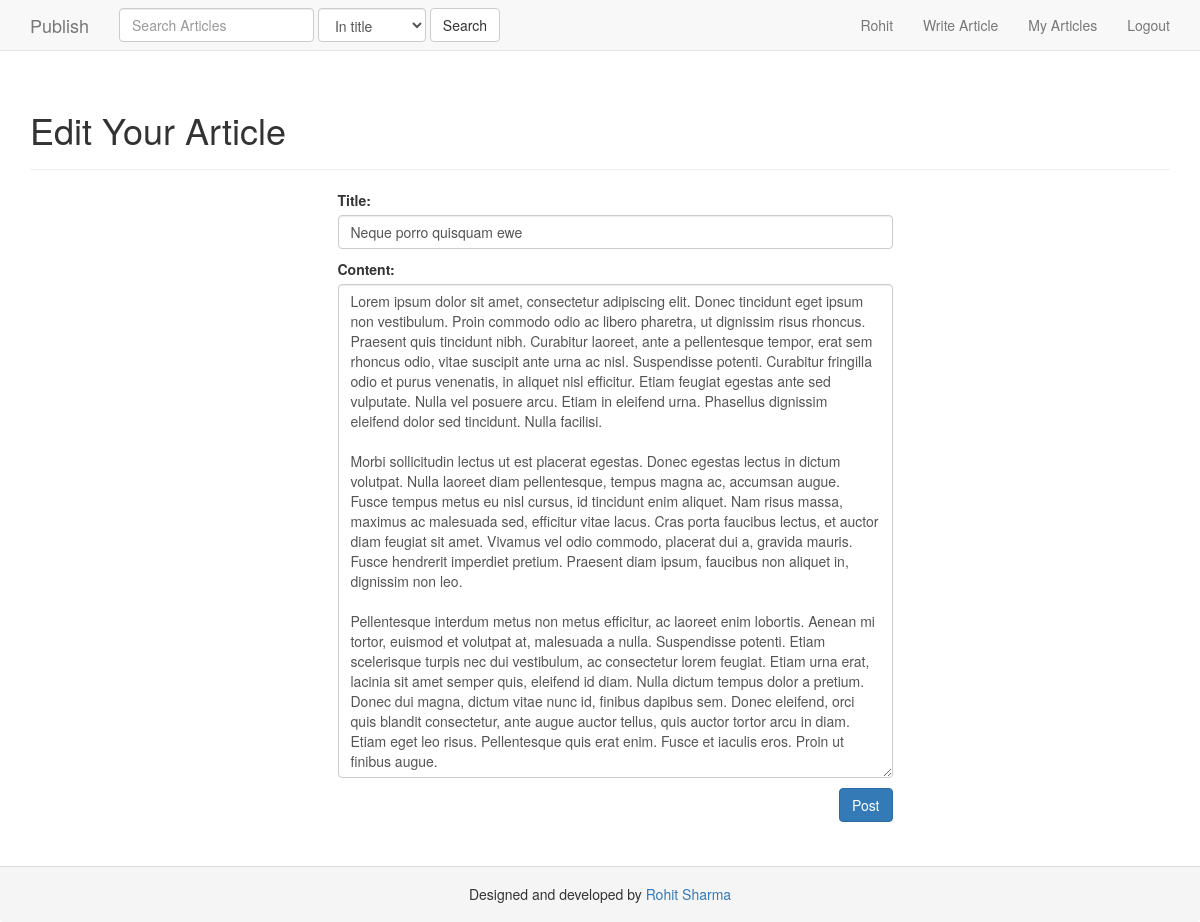
Page /edit/neque-porro-quisquam-est-qui-dolorem-ipsum/ (signed in) on the committed database.
### articles/models.py (models this page shows, shortened)
class Article(models.Model):
	user = models.ForeignKey(User)
	title = models.CharField(max_length=120)
	content = models.TextField(null=True,blank=True)
	slug = models.SlugField(unique=True)
	timestamp = models.DateTimeField(auto_now_add=True,auto_now = False)
	updated = models.DateTimeField(auto_now_add=False,auto_now = True)
	active = models.BooleanField(default=True)
	class Meta:
		unique_together = ('title', 'slug')

### articles/views.py (the view, shortened to what this page needs)
# urls.py: url(r'^edit/(?P<slug>[\w-]+)/',edit_article,name="edit_article"),
@login_required(login_url='/login')
def edit_article(request,slug):
	if request.method == "GET":
		try:
			article = Article.objects.get(slug=slug,user=request.user)
			form = ArticleForm(instance=article)
			context = {'form':form}
			template = "articles/edit.html"
			return render(request,template,context)
		except:
			raise Http404
	else:
		HttpResponseRedirect(reverse("home"))

### articles/models.py (shortened to what this page needs)
class ArticleForm(ModelForm):
	class Meta:
		model = Article
		fields = ['title','content']

### templates/articles/edit.html (shortened to what this page needs)
{% extends "base.html" %}
{% load staticfiles %}
{% block container %}
<div class="page-header">
  <h1>Edit Your Article</h1>
</div>
<div class="container">
	<div class="row">
		<div class="col-sm-3"></div>
			<div class="col-sm-6">
				<form method="POST" action="" class="form">
					{{form.as_p}}
					<input type="submit" class="btn btn-primary pull-right" value="Post"/>
				</form>
			</div>
		<div class="col-sm-3"></div>
{% endblock %}

### templates/navbar.html (shortened to what this page needs)
    <nav class="navbar navbar-default navbar-fixed-top">
      <div class="container">
        <div class="navbar-header">
          <a class="navbar-brand" href="/#">Publish</a>
        </div>
        <div id="navbar" class="navbar-collapse collapse">
          <form class="navbar-form navbar-left" method="GET" role="search" action="{% url 'search_article' %}">
            <div class="form-group">
              <input type="text" class="form-control" placeholder="Search Articles" name='query'>
            </div>
            <div class="form-group">
              <select class="form-control" name="category">
                <option value="title" selected>
                  In title
                </option>
              </select>
            </div>
            <button type="submit" class="btn btn-default">Search</button>
          </form>
           <ul class="nav navbar-nav navbar-right">
              {% if user.is_authenticated %}
                <li><a href="{% url 'user_home' %}">{{user|title}}</a></li>
                <li><a href="{% url 'user_home' %}">Write Article</a></li>
                <li><a href="{% url 'my_articles' %}">My Articles</a></li>
                <li><a href="{% url 'logout_view' %}">Logout</a></li>
              {% else %}
                <li><a href="{% url 'signup_view' %}">Signup</a></li>
                <li><a href="{% url 'login_view' %}">Login</a></li>
              {% endif %}
          </ul>
        </div>
      </div>
    </nav>

### static/static_files/css/navbar-fixed-top.css (style rules this page uses)
body { padding-top: 70px; }

### rows in the picture
Article: title "Neque porro quisquam ewe", content "Lorem ipsum dolor sit amet, consectetur adipiscing elit. Donec tincidunt eget ipsum non vestibulum. Proin commodo odio ac libero pharetra, ut dignissim risus rhoncus. Praesent quis tincidunt nibh. Curabitur laoreet, ante a pellentesque tempor, erat sem rhoncus odio, vitae suscipit ante urna ac nisl. Suspendisse potenti. Curabitur fringilla odio et purus venenatis, in aliquet nisl efficitur. Etiam feugiat egestas ante sed vulputate. Nulla vel posuere arcu. Etiam in eleifend urna. Phasellus dignissim eleifend dolor sed tincidunt. Nulla facilisi. Morbi sollicitudin lectus ut est placerat egestas. Donec egestas lectus in dictum volutpat. Nulla laoreet diam pellentesque, tempus magna ac,…"

### other values in the picture
{{ user|title }} "Rohit"
